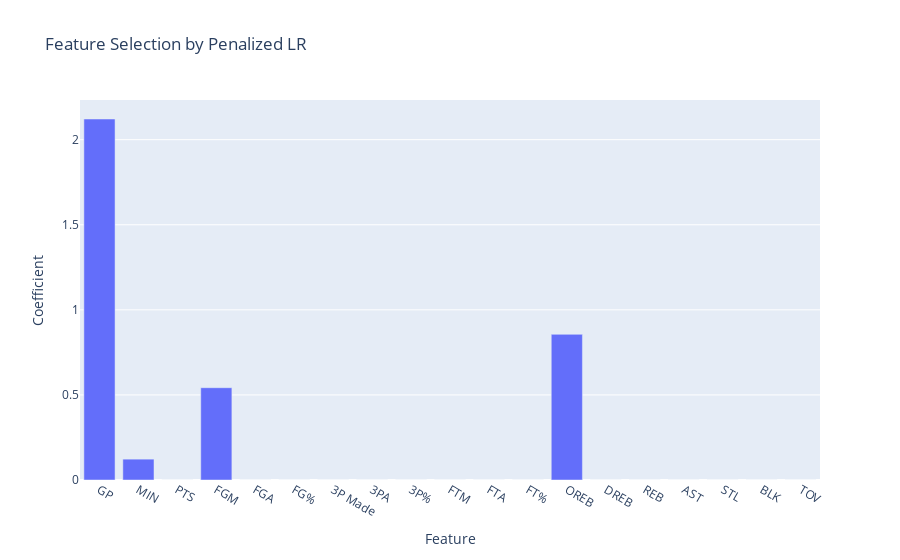

Notebook code cell kept with this figure:
### Code cell
# Plotting the selected features by the penalized logistic regression 
penalized_lr_coef_df = pd.DataFrame(penalized_lr[1].coef_.reshape(-1), columns=["Coefficient"])
penalized_lr_coef_df["Feature"] = X.columns

fig1 = px.bar(penalized_lr_coef_df, x='Feature', y='Coefficient', title="Feature Selection by Penalized LR")
fig1.show()

### Figure 1 — Plotly figure (JSON) as saved in the notebook; plotly's stock layout.template omitted (floating-point values rounded to 4 significant figures)
{"data": [{"alignmentgroup": "True", "hovertemplate": "Feature=%{x}<br>Coefficient=%{y}<extra></extra>", "legendgroup": "", "marker": {"color": "#636efa", "pattern": {"shape": ""}}, "name": "", "offsetgroup": "", "orientation": "v", "showlegend": false, "textposition": "auto", "type": "bar", "x": ["GP", "MIN", "PTS", "FGM", "FGA", "FG%", "3P Made", "3PA", "3P%", "FTM", "FTA", "FT%", "OREB", "DREB", "REB", "AST", "STL", "BLK", "TOV"], "xaxis": "x", "y": [2.121, 0.1225, 0, 0.5424, 0, 0, 0, 0, 0, 0, 0, 0, 0.856, 0, 0, 0, 0, 0, 0], "yaxis": "y"}], "layout": {"barmode": "relative", "legend": {"tracegroupgap": 0}, "title": {"text": "Feature Selection by Penalized LR"}, "xaxis": {"anchor": "y", "domain": [0, 1], "title": {"text": "Feature"}}, "yaxis": {"anchor": "x", "domain": [0, 1], "title": {"text": "Coefficient"}}}}
